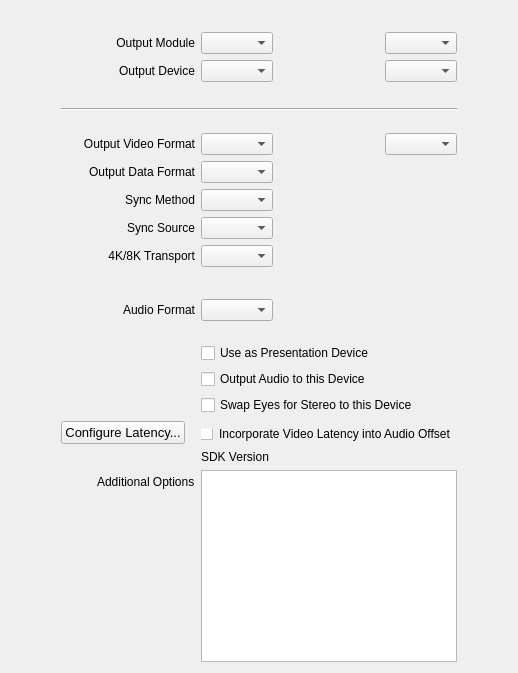
     <widget class="QWidget" name="videoTab">
      <attribute name="title">
       <string>Video</string>
      </attribute>
      <layout class="QHBoxLayout" name="horizontalLayout_38">
       <item>
        <spacer name="horizontalSpacer_40">
         <property name="orientation">
          <enum>Qt::Horizontal</enum>
         </property>
         <property name="sizeType">
          <enum>QSizePolicy::Preferred</enum>
         </property>
         <property name="sizeHint" stdset="0">
          <size>
           <width>50</width>
           <height>20</height>
          </size>
         </property>
        </spacer>
       </item>
       <item>
        <layout class="QFormLayout" name="formLayout_8">
         <property name="fieldGrowthPolicy">
          <enum>QFormLayout::ExpandingFieldsGrow</enum>
         </property>
         <property name="labelAlignment">
          <set>Qt::AlignRight|Qt::AlignTrailing|Qt::AlignVCenter</set>
         </property>
         <property name="verticalSpacing">
          <number>6</number>
         </property>
         <item row="0" column="0">
          <spacer name="verticalSpacer_10">
           <property name="orientation">
            <enum>Qt::Vertical</enum>
           </property>
           <property name="sizeType">
            <enum>QSizePolicy::Fixed</enum>
           </property>
           <property name="sizeHint" stdset="0">
            <size>
             <width>20</width>
             <height>15</height>
            </size>
           </property>
          </spacer>
         </item>
         <item row="1" column="0">
          <widget class="QLabel" name="label_63">
           <property name="text">
            <string>Output Module</string>
           </property>
           <property name="alignment">
            <set>Qt::AlignRight|Qt::AlignTrailing|Qt::AlignVCenter</set>
           </property>
          </widget>
         </item>
         <item row="1" column="1">
          <layout class="QHBoxLayout" name="horizontalLayout_15">
           <property name="spacing">
            <number>0</number>
           </property>
           <item>
            <widget class="QComboBox" name="videoModuleCombo"/>
           </item>
           <item>
            <spacer name="horizontalSpacer_15">
             <property name="orientation">
              <enum>Qt::Horizontal</enum>
             </property>
             <property name="sizeHint" stdset="0">
              <size>
               <width>40</width>
               <height>20</height>
              </size>
             </property>
            </spacer>
           </item>
           <item>
            <widget class="QComboBox" name="moduleProfileCombo">
             <property name="profileCombo" stdset="0">
              <string>true</string>
             </property>
            </widget>
           </item>
          </layout>
         </item>
         <item row="2" column="0">
          <widget class="QLabel" name="label_69">
           <property name="text">
            <string>Output Device</string>
           </property>
           <property name="alignment">
            <set>Qt::AlignRight|Qt::AlignTrailing|Qt::AlignVCenter</set>
           </property>
          </widget>
         </item>
         <item row="2" column="1">
          <layout class="QHBoxLayout" name="horizontalLayout_16">
           <property name="spacing">
            <number>0</number>
           </property>
           <item>
            <widget class="QComboBox" name="videoDeviceCombo">
             <property name="sizeAdjustPolicy">
              <enum>QComboBox::AdjustToContents</enum>
             </property>
            </widget>
           </item>
           <item>
            <spacer name="horizontalSpacer_16">
             <property name="orientation">
              <enum>Qt::Horizontal</enum>
             </property>
             <property name="sizeHint" stdset="0">
              <size>
               <width>40</width>
               <height>20</height>
              </size>
             </property>
            </spacer>
           </item>
           <item>
            <widget class="QComboBox" name="deviceProfileCombo">
             <property name="profileCombo" stdset="0">
              <string>true</string>
             </property>
            </widget>
           </item>
          </layout>
         </item>
         <item row="4" column="0" colspan="2">
          <widget class="Line" name="line">
           <property name="orientation">
            <enum>Qt::Horizontal</enum>
           </property>
          </widget>
         </item>
         <item row="5" column="0">
          <spacer name="verticalSpacer_6">
           <property name="orientation">
            <enum>Qt::Vertical</enum>
           </property>
           <property name="sizeType">
            <enum>QSizePolicy::Fixed</enum>
           </property>
           <property name="sizeHint" stdset="0">
            <size>
             <width>20</width>
             <height>10</height>
            </size>
           </property>
          </spacer>
         </item>
         <item row="6" column="0">
          <widget class="QLabel" name="label_64">
           <property name="text">
            <string>Output Video Format</string>
           </property>
           <property name="alignment">
            <set>Qt::AlignRight|Qt::AlignTrailing|Qt::AlignVCenter</set>
           </property>
          </widget>
         </item>
         <item row="6" column="1">
          <layout class="QHBoxLayout" name="horizontalLayout_17">
           <property name="spacing">
            <number>0</number>
           </property>
           <item>
            <widget class="QComboBox" name="videoFormatCombo">
             <property name="sizeAdjustPolicy">
              <enum>QComboBox::AdjustToContents</enum>
             </property>
            </widget>
           </item>
           <item>
            <spacer name="horizontalSpacer_17">
             <property name="orientation">
              <enum>Qt::Horizontal</enum>
             </property>
             <property name="sizeHint" stdset="0">
              <size>
               <width>40</width>
               <height>20</height>
              </size>
             </property>
            </spacer>
           </item>
           <item>
            <widget class="QComboBox" name="formatProfileCombo">
             <property name="profileCombo" stdset="0">
              <string>true</string>
             </property>
            </widget>
           </item>
          </layout>
         </item>
         <item row="7" column="0">
          <widget class="QLabel" name="label_65">
           <property name="text">
            <string>Output Data Format</string>
           </property>
           <property name="alignment">
            <set>Qt::AlignRight|Qt::AlignTrailing|Qt::AlignVCenter</set>
           </property>
          </widget>
         </item>
         <item row="7" column="1">
          <layout class="QHBoxLayout" name="horizontalLayout_18">
           <item>
            <widget class="QComboBox" name="dataFormatCombo">
             <property name="sizeAdjustPolicy">
              <enum>QComboBox::AdjustToContents</enum>
             </property>
            </widget>
           </item>
           <item>
            <spacer name="horizontalSpacer_18">
             <property name="orientation">
              <enum>Qt::Horizontal</enum>
             </property>
             <property name="sizeHint" stdset="0">
              <size>
               <width>40</width>
               <height>20</height>
              </size>
             </property>
            </spacer>
           </item>
          </layout>
         </item>
         <item row="8" column="0">
          <widget class="QLabel" name="label_66">
           <property name="text">
            <string>Sync Method</string>
           </property>
           <property name="alignment">
            <set>Qt::AlignRight|Qt::AlignTrailing|Qt::AlignVCenter</set>
           </property>
          </widget>
         </item>
         <item row="8" column="1">
          <layout class="QHBoxLayout" name="horizontalLayout_19">
           <item>
            <widget class="QComboBox" name="syncMethodCombo">
             <property name="sizeAdjustPolicy">
              <enum>QComboBox::AdjustToContents</enum>
             </property>
            </widget>
           </item>
           <item>
            <spacer name="horizontalSpacer_19">
             <property name="orientation">
              <enum>Qt::Horizontal</enum>
             </property>
             <property name="sizeHint" stdset="0">
              <size>
               <width>40</width>
               <height>20</height>
              </size>
             </property>
            </spacer>
           </item>
          </layout>
         </item>
         <item row="9" column="0">
          <widget class="QLabel" name="label_67">
           <property name="text">
            <string>Sync Source</string>
           </property>
           <property name="alignment">
            <set>Qt::AlignRight|Qt::AlignTrailing|Qt::AlignVCenter</set>
           </property>
          </widget>
         </item>
         <item row="9" column="1">
          <layout class="QHBoxLayout" name="horizontalLayout_20">
           <item>
            <widget class="QComboBox" name="syncSourceCombo">
             <property name="sizeAdjustPolicy">
              <enum>QComboBox::AdjustToContents</enum>
             </property>
            </widget>
           </item>
           <item>
            <spacer name="horizontalSpacer_20">
             <property name="orientation">
              <enum>Qt::Horizontal</enum>
             </property>
             <property name="sizeHint" stdset="0">
              <size>
               <width>40</width>
               <height>20</height>
              </size>
             </property>
            </spacer>
           </item>
          </layout>
         </item>
         <item row="10" column="0">
          <widget class="QLabel" name="label_10_1">
           <property name="text">
            <string>4K/8K Transport</string>
           </property>
           <property name="alignment">
            <set>Qt::AlignRight|Qt::AlignTrailing|Qt::AlignVCenter</set>
           </property>
          </widget>
         </item>
         <item row="10" column="1">
          <layout class="QHBoxLayout" name="horizontalLayout_10_1">
           <item>
            <widget class="QComboBox" name="video4KTransportCombo">
             <property name="sizeAdjustPolicy">
              <enum>QComboBox::AdjustToContents</enum>
             </property>
            </widget>
           </item>
           <item>
            <spacer name="horizontalSpacer_10_1">
             <property name="orientation">
              <enum>Qt::Horizontal</enum>
             </property>
             <property name="sizeHint" stdset="0">
              <size>
               <width>40</width>
               <height>20</height>
              </size>
             </property>
            </spacer>
           </item>
          </layout>
         </item>
         <item row="11" column="0">
          <spacer name="verticalSpacer_8">
           <property name="orientation">
            <enum>Qt::Vertical</enum>
           </property>
           <property name="sizeType">
            <enum>QSizePolicy::Fixed</enum>
           </property>
           <property name="sizeHint" stdset="0">
            <size>
             <width>20</width>
             <height>15</height>
            </size>
           </property>
          </spacer>
         </item>
         <item row="11" column="1">
          <layout class="QHBoxLayout" name="horizontalLayout_40">
           <property name="spacing">
            <number>0</number>
           </property>
           <item>
            <spacer name="horizontalSpacer_45">
             <property name="orientation">
              <enum>Qt::Horizontal</enum>
             </property>
             <property name="sizeHint" stdset="0">
              <size>
               <width>40</width>
               <height>20</height>
              </size>
             </property>
            </spacer>
           </item>
          </layout>
         </item>
         <item row="12" column="0">
          <widget class="QLabel" name="label_71">
           <property name="text">
            <string>Audio Format</string>
           </property>
           <property name="alignment">
            <set>Qt::AlignRight|Qt::AlignTrailing|Qt::AlignVCenter</set>
           </property>
          </widget>
         </item>
         <item row="12" column="1">
          <layout class="QHBoxLayout" name="horizontalLayout_36">
           <item>
            <widget class="QComboBox" name="videoAudioFormatCombo">
             <property name="sizeAdjustPolicy">
              <enum>QComboBox::AdjustToContents</enum>
             </property>
            </widget>
           </item>
           <item>
            <spacer name="horizontalSpacer_42">
             <property name="orientation">
              <enum>Qt::Horizontal</enum>
             </property>
             <property name="sizeHint" stdset="0">
              <size>
               <width>40</width>
               <height>20</height>
              </size>
             </property>
            </spacer>
           </item>
          </layout>
         </item>
         <item row="13" column="1">
          <spacer name="verticalSpacer_9">
           <property name="orientation">
            <enum>Qt::Vertical</enum>
           </property>
           <property name="sizeType">
            <enum>QSizePolicy::Fixed</enum>
           </property>
           <property name="sizeHint" stdset="0">
            <size>
             <width>20</width>
             <height>10</height>
            </size>
           </property>
          </spacer>
         </item>
         <item row="14" column="1">
          <widget class="QCheckBox" name="presentationCheckBox">
           <property name="text">
            <string>Use as Presentation Device</string>
           </property>
          </widget>
         </item>
         <item row="15" column="1">
          <widget class="QCheckBox" name="videoAudioDeviceCheckBox">
           <property name="text">
            <string>Output Audio to this Device</string>
           </property>
          </widget>
         </item>
         <item row="16" column="1">
          <widget class="QCheckBox" name="videoSwapStereoEyesCheckBox">
           <property name="text">
            <string>Swap Eyes for Stereo to this Device</string>
           </property>
          </widget>
         </item>
         <item row="17" column="0">
          <layout class="QHBoxLayout" name="horizontalLayout_41">
           <property name="spacing">
            <number>0</number>
           </property>
           <item>
            <widget class="QPushButton" name="configureVideoLatencyButton">
             <property name="font">
              <font>
               <pointsize>10</pointsize>
              </font>
             </property>
             <property name="text">
              <string>Configure Latency...</string>
             </property>
             <property name="autoDefault">
              <bool>false</bool>
             </property>
             <property name="latencyButton" stdset="0">
              <string>true</string>
             </property>
            </widget>
           </item>
           <item>
            <spacer name="horizontalSpacer_47">
             <property name="orientation">
              <enum>Qt::Horizontal</enum>
             </property>
             <property name="sizeHint" stdset="0">
              <size>
               <width>10</width>
               <height>20</height>
              </size>
             </property>
            </spacer>
           </item>
          </layout>
         </item>
         <item row="17" column="1">
          <layout class="QHBoxLayout" name="horizontalLayout_42">
           <property name="spacing">
            <number>0</number>
           </property>
           <property name="leftMargin">
            <number>0</number>
           </property>
           <property name="topMargin">
            <number>8</number>
           </property>
           <item>
            <widget class="QCheckBox" name="useVideoLatencyCheckBox">
             <property name="text">
              <string>Incorporate Video Latency into Audio Offset</string>
             </property>
             <property name="styleSheet">
              <string>margin-top: -3px; margin-left: -2px;</string>
             </property>
            </widget>
           </item>
          </layout>
         </item>
         <item row="19" column="0">
          <widget class="QLabel" name="label_19">
           <property name="text">
            <string>Additional Options</string>
           </property>
          </widget>
         </item>
         <item row="19" column="1">
          <widget class="QTextEdit" name="additionalOptionsEdit">
           <property name="acceptRichText">
            <bool>false</bool>
           </property>
          </widget>
         </item>
         <item row="3" column="0">
          <widget class="QLabel" name="label_22">
           <property name="text">
            <string/>
           </property>
          </widget>
         </item>
         <item row="18" column="1">
          <widget class="QLabel" name="videoModuleSDKLabel">
           <property name="text">
            <string>SDK Version</string>
           </property>
          </widget>
         </item>
        </layout>
       </item>
       <item>
        <spacer name="horizontalSpacer_41">
         <property name="orientation">
          <enum>Qt::Horizontal</enum>
         </property>
         <property name="sizeType">
          <enum>QSizePolicy::Preferred</enum>
         </property>
         <property name="sizeHint" stdset="0">
          <size>
           <width>50</width>
           <height>20</height>
          </size>
         </property>
        </spacer>
       </item>
      </layout>
     </widget>
